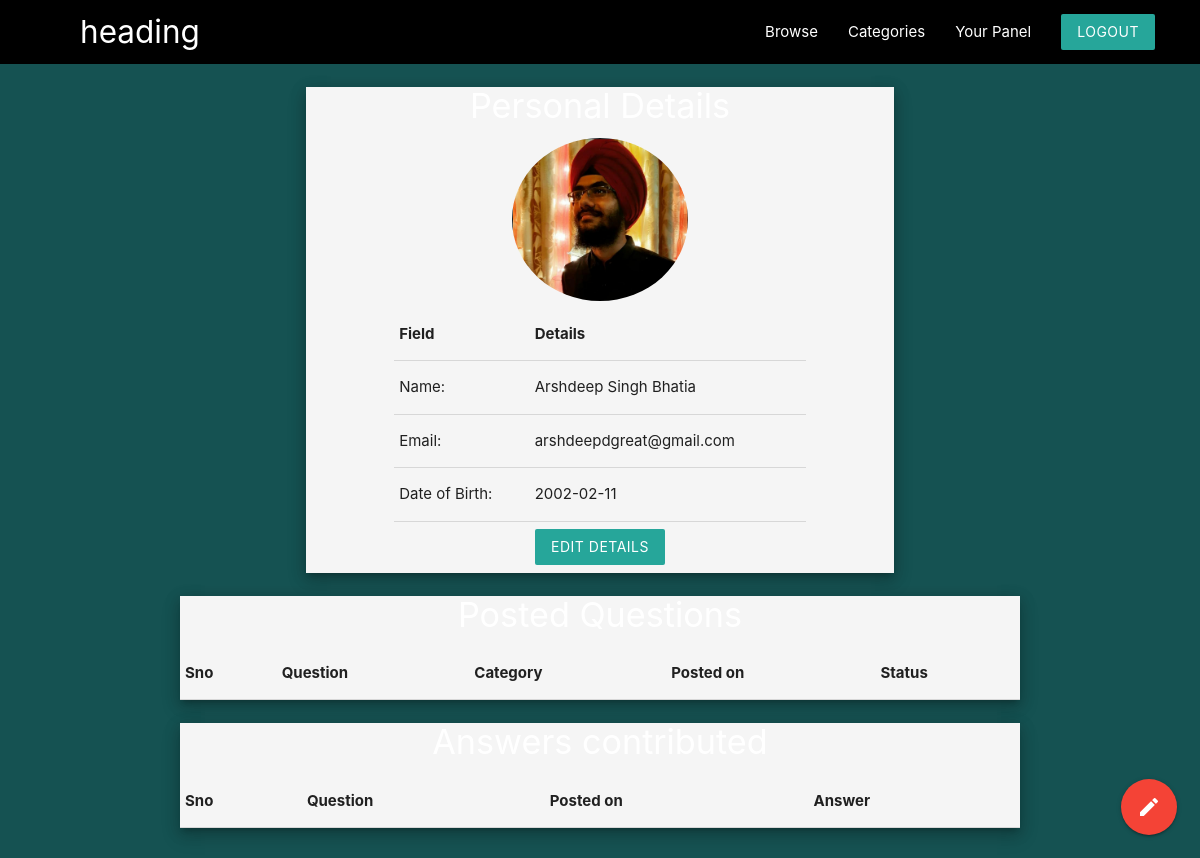
Before: /yourpanel.php (signed in) with the older database file.
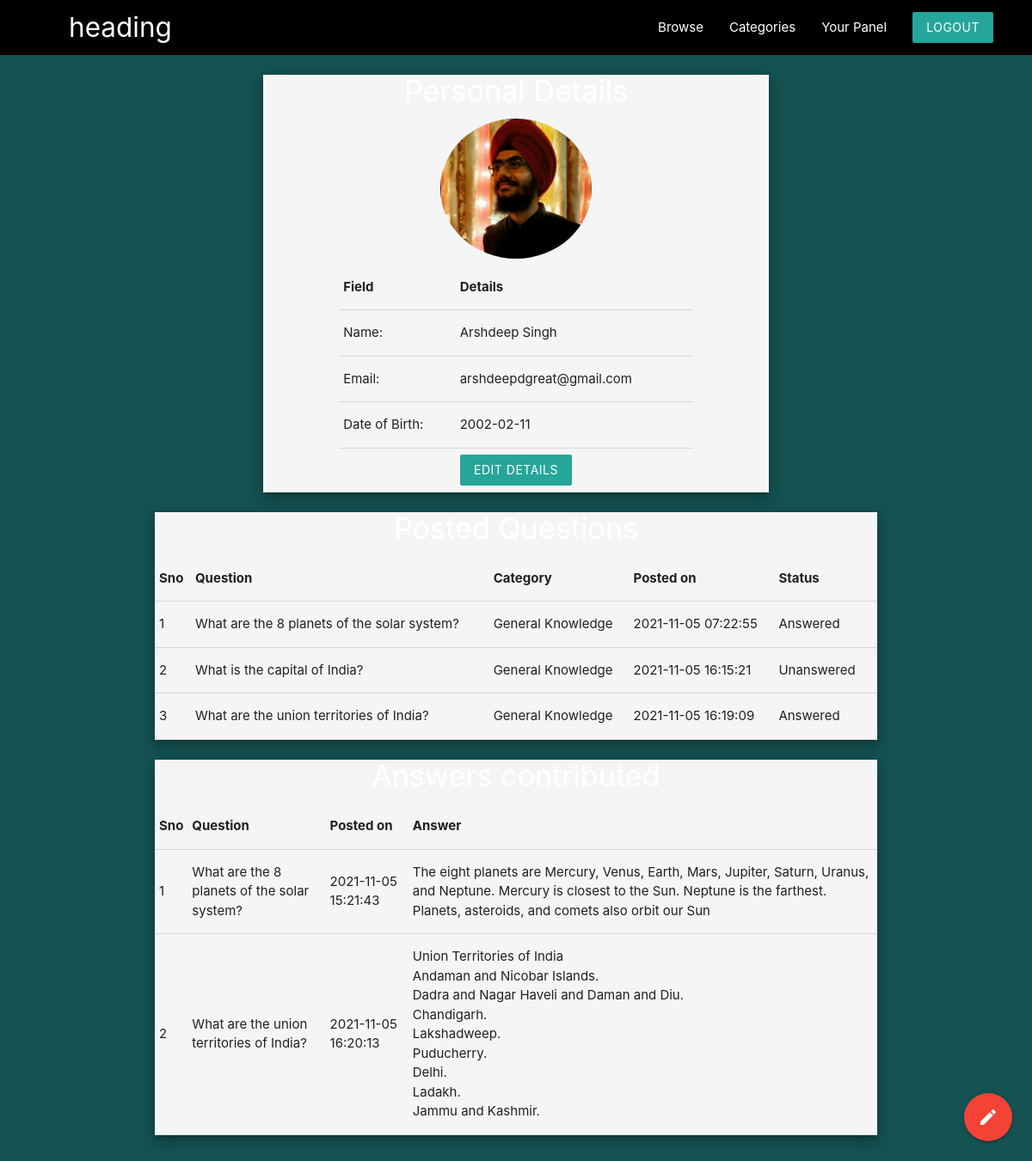
After: the same page with the newer database file.
### tables this page shows
CREATE TABLE `all_users` (
  `user_id` int(11) NOT NULL,
  `username` varchar(255) NOT NULL,
  `email_id` varchar(255) NOT NULL,
  `password` varchar(255) NOT NULL,
  `name` varchar(100) NOT NULL,
  `DOB` date NOT NULL,
  `dp_image` varchar(255) NOT NULL
);

CREATE TABLE `questions` (
  `q_id` int(11) NOT NULL,
  `Question` text NOT NULL,
  `author` varchar(100) NOT NULL,
  `posted_timestamp` timestamp NOT NULL DEFAULT current_timestamp(),
  `cat_id` int(11) NOT NULL,
  `status` int(11) DEFAULT NULL,
  `user_id` int(11) NOT NULL
);

CREATE TABLE `category` (
  `cat_id` int(11) NOT NULL,
  `cat_name` varchar(255) NOT NULL,
  `cat_description` text NOT NULL
);

CREATE TABLE `answers` (
  `ans_id` int(11) NOT NULL,
  `q_id` int(11) NOT NULL,
  `posted_timestamp` timestamp NOT NULL DEFAULT current_timestamp(),
  `author` varchar(50) NOT NULL,
  `answer` text NOT NULL,
  `user_id` int(11) NOT NULL
);

### yourpanel.php (the view, shortened to what this page needs)
<?php
    include("templates/conn.php");
    $uid=$_SESSION['USER_ID'];
    $sql1="SELECT * FROM `all_users` WHERE user_id ='$uid'";
    $res=mysqli_query($conn,$sql1);
    $urow = mysqli_fetch_array($res, MYSQLI_ASSOC);
    $sql2="SELECT * FROM `questions` WHERE user_id ='$uid'";
    $res2=mysqli_query($conn,$sql2);
    $allq=mysqli_fetch_all($res2,MYSQLI_ASSOC);
    $sql3="SELECT * FROM `answers` WHERE user_id ='$uid'";
    $res3=mysqli_query($conn,$sql3);
    $alla=mysqli_fetch_all($res3,MYSQLI_ASSOC);
?>
<!DOCTYPE html>
<html lang="en">
<head>
    <link rel="stylesheet" href="https://cdnjs.cloudflare.com/ajax/libs/materialize/1.0.0/css/materialize.min.css">
    <link rel="stylesheet" type="text/css" href="templates/style.css">
</head>
<body class="greenbg">
    <div class="content">
    <nav class="black z-depth-0" style="padding-right: 30px;padding-left: 80px;">
		<div>
			<a href="#" class="brand-logo brand-text hide-on-med-and-down">heading</a>
            <ul id="nav-mobile" class="right">
                <li><a href="browse.php">Browse</a></li>
                <li><a href="categories.php">Categories</a></li>
                <li class="active"><a href="yourpanel.php">Your Panel</a></li>
				<li><a href="logout.php" class="btn brand z-depth-0">Logout</a></li>
		    </ul>
            </div>
            <br>
    </nav>
    <div class="container">
        <div class="grey lighten-4 container z-depth-3">
            <h4 class="center white-text">
            </h4>
            <div class="center">
                <img src=<?php echo $urow['dp_image'] ?> class="dp" width="30%">
            </div>
            <div class="container">
                <table>
                    <th>Field</th>
                    <th>Details</th>
                    <tr>
                        <td>Name: </td>
                        <td><?php echo $urow['name'] ?></td>
                    </tr>
                    <tr>
                        <td>Email: </td>
                        <td><?php echo $urow['email_id'] ?></td>
                    </tr>
                    <tr>
                        <td>Date of Birth: </td>
                        <td><?php echo $urow['DOB'] ?></td>
                    </tr>
                </table>
                <div class="blbox"></div>
                <div class="center"><a href="edit.php" class="btn brand z-depth-0">Edit Details</a></div>
                <div class="blbox"></div>
            </div>
        </div>
        <div class="grey lighten-4 z-depth-3">
            <h4 class="center white-text">
            </h4>
                <table>
                    <th>Sno</th>
                    <th>Question</th>
                    <th>Category</th>
                    <th>Posted on</th>
                    <th>Status</th>
                    <?php $i=1?>
                    <?php foreach($allq as $q){ ?>
                        <tr>
                            <td><?php echo $i++?></td>
                            <td><?php echo $q['Question']?></td>
                            <td><?php
                                $sql3="SELECT * FROM `category` where cat_id = $q[cat_id]";
                                $res3=mysqli_query($conn,$sql3);
                                $row3=mysqli_fetch_array($res3,MYSQLI_ASSOC);
                                echo $row3['cat_name'];
                            ?></td>
                            <td><?php echo $q['posted_timestamp']?></td>
                            <td><?php if($q['status']) echo "Answered";
                                      else echo "Unanswered";
                                      ?><td>
                        </tr>
                    <?php } ?>
                </table>
            </div>
        </div>
        <div class="container grey lighten-4 z-depth-3">
            <h4 class="center white-text">
            </h4>
                <table>
                    <th>Sno</th>
                    <th>Question</th>
                    <th>Posted on</th>
                    <th>Answer</th>
                    <?php $i=1?>
                    <?php foreach($alla as $a){ ?>
                        <tr>
                            <td><?php echo $i++?></td>
                            <td><?php $sql4="SELECT * FROM `questions` where q_id='$a[q_id]'";
                            $res4=mysqli_query($conn,$sql4);
                            $row4=mysqli_fetch_array($res4,MYSQLI_ASSOC);
                            echo $row4['Question'];?></td>
                            <td><?php echo $a['posted_timestamp']?></td>
                            <td><?php echo $a['answer']?></td>
                        </tr>
                    <?php } ?>
                </table>
            </div>
        </div>
    <div class="fixed-action-btn">
        <a href="compose.php" class="btn-floating btn-large red" >
            <i class="large material-icons">mode_edit</i>
        </a>
    </div>
<div class="blbox"><br></div>
</body>
</html>

### templates/style.css (style rules this page uses)
.greenbg { background-color: #155252; }
.blbox { padding-top:0.5rem; }
.dp { border-radius: 50%; }

Changed rows visible on the page:
changed all_users "arshdeepdgreat@gmail.com": name "Arshdeep Singh Bhatia" → "Arshdeep Singh"
added questions: Question "What are the 8 planets of the solar system?", cat.cat_name "General Knowledge", posted_timestamp "2021-11-05 07:22:55", status "Answered"
added questions: Question "What is the capital of India?", cat.cat_name "General Knowledge", posted_timestamp "2021-11-05 16:15:21", shows "Unanswered"
added questions: Question "What are the union territories of India?", cat.cat_name "General Knowledge", posted_timestamp "2021-11-05 16:19:09", status "Answered"
added answers: q.Question "What are the 8 planets of the solar system?", posted_timestamp "2021-11-05 15:21:43", answer "The eight planets are Mercury, Venus, Earth, Mars, Jupiter, Saturn, Uranus, and Neptune. Mercury is closest to the Sun. Neptune is the farthest. Planets, asteroids, and comets also orbit our Sun"
added answers: q.Question "What are the union territories of India?", posted_timestamp "2021-11-05 16:20:13", answer "Union Territories of India Andaman and Nicobar Islands. Dadra and Nagar Haveli and Daman and Diu. Chandigarh. Lakshadweep. Puducherry. Delhi. Ladakh. Jammu and Kashmir."
